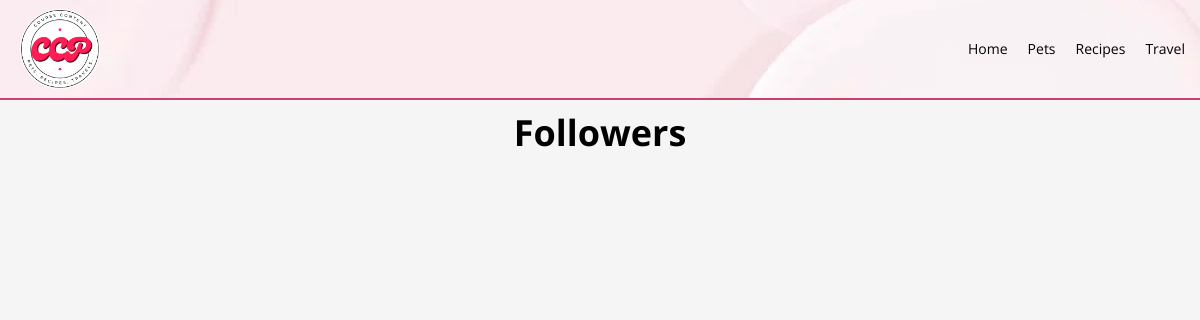
The app's page /users/orozcoen/followers/ (signed in), older data.
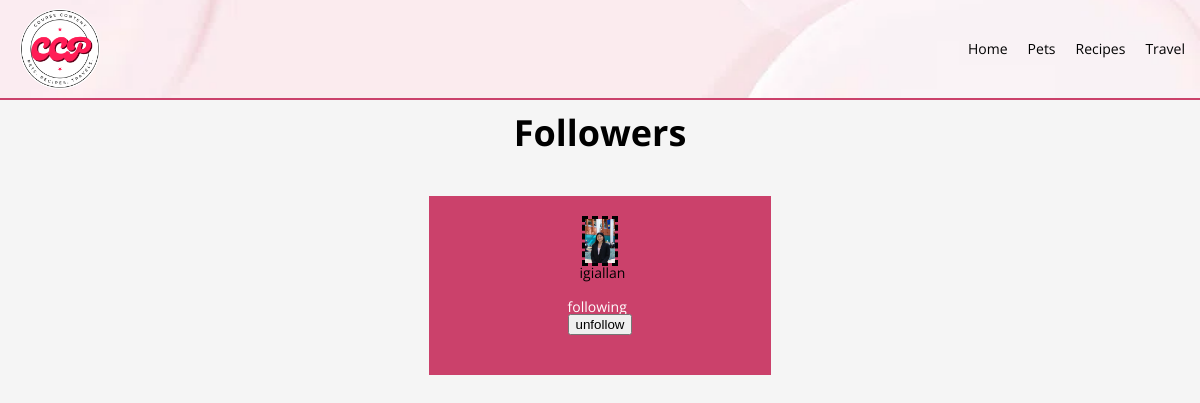
The same page, newer data.
### tables this page shows
CREATE TABLE following (
  username1 VARCHAR(20) NOT NULL,
  username2 VARCHAR(20) NOT NULL,
  PRIMARY KEY (username1, username2),
  FOREIGN KEY (username1) REFERENCES users(username) ON DELETE CASCADE,
  FOREIGN KEY (username2) REFERENCES users(username) ON DELETE CASCADE
);

CREATE TABLE users (
    username VARCHAR(20) NOT NULL PRIMARY KEY,
    fullname VARCHAR(40) NOT NULL,
    email VARCHAR(40) NOT NULL,
    filename VARCHAR(64) NOT NULL,
    alt VARCHAR(256) NOT NULL,
    password VARCHAR(256) NOT NULL
);

### ccp/views/user.py (the view)
@ccp.app.route('/users/<user_url_slug>/followers/')
def show_user_followers(user_url_slug):
    if 'username' not in flask.session:
        print('wrong')
        return flask.redirect(flask.url_for('show_login'))
    connection = ccp.model.get_db()
    logname = flask.session['username']  # fix after login
    followers = connection.execute(
        f"SELECT u.username AS user, \
            u.filename AS filename, f.username1 AS user1, \
            CASE \
                WHEN EXISTS (SELECT 1 FROM following \
                    WHERE username1 = '{logname}'\
                AND username2 = f.username1) THEN 'Following' \
                ELSE 'Not Following' \
            END AS follow_status \
        FROM users u JOIN following f ON u.username = f.username1 \
        WHERE f.username2 = '{user_url_slug}'"
    )
    follows = followers.fetchall()
    context = {
        "follows": follows,
        "logname": logname,
    }
    return flask.render_template('followers.html', **context)

### ccp/model.py (called while the page is built)
def dict_factory(cursor, row):
    return {col[0]: row[idx] for idx, col in enumerate(cursor.description)}

def get_db():
    if 'sqlite_db' not in flask.g:
        db_filename = ccp.app.config['DATABASE_FILENAME']
        flask.g.sqlite_db = sqlite3.connect(str(db_filename))
        flask.g.sqlite_db.row_factory = dict_factory
        flask.g.sqlite_db.execute("PRAGMA foreign_keys = ON")
    return flask.g.sqlite_db

### ccp/templates/followers.html (shortened to what this page needs)
<!DOCTYPE html>
<html lang="en">
<head>
    <link rel="stylesheet" href="/static/css/html5reset.css">
    <link rel="stylesheet" href="/static/css/style.css">
</head>
<body>
    <header>
        <nav>
            <a class = "ccp-logo" href="/"><img src = "/static/images/ccp_logo.png" alt = "CCP Logo"/></a>
            <ul>
                <li><a href = "/">Home</a></li>
                <li><a href = "/pets/">Pets</a></li>
                <li><a href = "/recipes/">Recipes</a></li>
                <li><a href = "/travel/">Travel</a></li>
            </ul>
        </nav>
    </header>
    <main id = "main">
        <h1>Followers</h1>
        <div class = "container" >
            {% for follow in follows %}
            <div class = "box" style = "width: 30%;">
                <img src = "{{ url_for('download_file', filename=follow.filename) }}" width="50" height="50" alt = "follower profile">
                <a class = "bold" style = "margin-left: 5px;" href = "/users/{{follow.user}}/"> {{follow.user}}</a>
                    {% if logname != follow.user %}
                        {% if follow.follow_status == "Following" %}
                        <div class = "right">
                            following
                            <form action="{{ url_for('following_handler') }}?target=/users/{{ follow.user }}" method="post" enctype="multipart/form-data">
                                <input type="submit" name="unfollow" value="unfollow"/>
                            </form>
                        </div>
                        {% endif %}
                    {% endif %}
            </div>
            {% endfor %}
        </div>
    </main>
</body>
</html>

Row changes from the older to the newer data that the page shows:
added following: filename (picture), user "igiallan"
